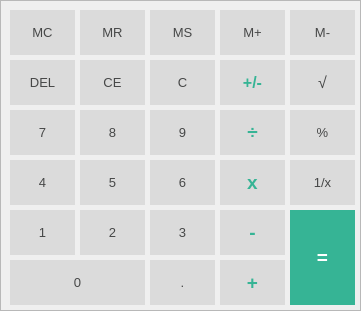
     <widget class="QFrame" name="frmBasicButtons">
      <property name="geometry">
       <rect>
        <x>430</x>
        <y>125</y>
        <width>361</width>
        <height>311</height>
       </rect>
      </property>
      <property name="font">
       <font>
        <weight>50</weight>
        <bold>false</bold>
       </font>
      </property>
      <property name="autoFillBackground">
       <bool>false</bool>
      </property>
      <property name="styleSheet">
       <string notr="true">QPushButton{
 	background-color:#dbdbdb;
	border: 1px;
	color:#464747;
}

QPushButton:hover{background-color:#40bd9e; color:white !important;}</string>
      </property>
      <property name="frameShape">
       <enum>QFrame::StyledPanel</enum>
      </property>
      <property name="frameShadow">
       <enum>QFrame::Raised</enum>
      </property>
      <widget class="QPushButton" name="pbMMinus">
       <property name="geometry">
        <rect>
         <x>290</x>
         <y>10</y>
         <width>65</width>
         <height>45</height>
        </rect>
       </property>
       <property name="font">
        <font>
         <family>Lao UI</family>
         <pointsize>10</pointsize>
         <weight>50</weight>
         <bold>false</bold>
        </font>
       </property>
       <property name="autoFillBackground">
        <bool>false</bool>
       </property>
       <property name="text">
        <string>M-</string>
       </property>
       <property name="autoDefault">
        <bool>false</bool>
       </property>
       <property name="default">
        <bool>true</bool>
       </property>
       <property name="flat">
        <bool>false</bool>
       </property>
      </widget>
      <widget class="QPushButton" name="pbMultiply">
       <property name="geometry">
        <rect>
         <x>220</x>
         <y>160</y>
         <width>65</width>
         <height>45</height>
        </rect>
       </property>
       <property name="font">
        <font>
         <family>Lao UI</family>
         <pointsize>14</pointsize>
         <weight>75</weight>
         <bold>true</bold>
        </font>
       </property>
       <property name="autoFillBackground">
        <bool>false</bool>
       </property>
       <property name="styleSheet">
        <string notr="true">QPushButton{color:#36b495;}
QPushButton:hover{color:white;}</string>
       </property>
       <property name="text">
        <string>x</string>
       </property>
       <property name="autoDefault">
        <bool>false</bool>
       </property>
       <property name="default">
        <bool>true</bool>
       </property>
       <property name="flat">
        <bool>false</bool>
       </property>
      </widget>
      <widget class="QPushButton" name="pbDivide">
       <property name="geometry">
        <rect>
         <x>220</x>
         <y>110</y>
         <width>65</width>
         <height>45</height>
        </rect>
       </property>
       <property name="font">
        <font>
         <family>Lao UI</family>
         <pointsize>14</pointsize>
         <weight>75</weight>
         <bold>true</bold>
        </font>
       </property>
       <property name="autoFillBackground">
        <bool>false</bool>
       </property>
       <property name="styleSheet">
        <string notr="true">QPushButton{color:#36b495;}
QPushButton:hover{color:white;}</string>
       </property>
       <property name="text">
        <string>÷</string>
       </property>
       <property name="autoDefault">
        <bool>false</bool>
       </property>
       <property name="default">
        <bool>true</bool>
       </property>
       <property name="flat">
        <bool>false</bool>
       </property>
      </widget>
      <widget class="QPushButton" name="pbSix">
       <property name="geometry">
        <rect>
         <x>150</x>
         <y>160</y>
         <width>65</width>
         <height>45</height>
        </rect>
       </property>
       <property name="font">
        <font>
         <family>Lao UI</family>
         <pointsize>10</pointsize>
         <weight>50</weight>
         <bold>false</bold>
        </font>
       </property>
       <property name="autoFillBackground">
        <bool>false</bool>
       </property>
       <property name="text">
        <string>6</string>
       </property>
       <property name="autoDefault">
        <bool>false</bool>
       </property>
       <property name="default">
        <bool>true</bool>
       </property>
       <property name="flat">
        <bool>false</bool>
       </property>
      </widget>
      <widget class="QPushButton" name="pbNine">
       <property name="geometry">
        <rect>
         <x>150</x>
         <y>110</y>
         <width>65</width>
         <height>45</height>
        </rect>
       </property>
       <property name="font">
        <font>
         <family>Lao UI</family>
         <pointsize>10</pointsize>
         <weight>50</weight>
         <bold>false</bold>
        </font>
       </property>
       <property name="autoFillBackground">
        <bool>false</bool>
       </property>
       <property name="text">
        <string>9</string>
       </property>
       <property name="autoDefault">
        <bool>false</bool>
       </property>
       <property name="default">
        <bool>true</bool>
       </property>
       <property name="flat">
        <bool>false</bool>
       </property>
      </widget>
      <widget class="QPushButton" name="pbCE">
       <property name="geometry">
        <rect>
         <x>80</x>
         <y>60</y>
         <width>65</width>
         <height>45</height>
        </rect>
       </property>
       <property name="font">
        <font>
         <family>Lao UI</family>
         <pointsize>10</pointsize>
         <weight>50</weight>
         <bold>false</bold>
        </font>
       </property>
       <property name="autoFillBackground">
        <bool>false</bool>
       </property>
       <property name="text">
        <string>CE</string>
       </property>
       <property name="autoDefault">
        <bool>false</bool>
       </property>
       <property name="default">
        <bool>true</bool>
       </property>
       <property name="flat">
        <bool>false</bool>
       </property>
      </widget>
      <widget class="QPushButton" name="pbMinus">
       <property name="geometry">
        <rect>
         <x>220</x>
         <y>210</y>
         <width>65</width>
         <height>45</height>
        </rect>
       </property>
       <property name="font">
        <font>
         <family>Lao UI</family>
         <pointsize>14</pointsize>
         <weight>75</weight>
         <bold>true</bold>
        </font>
       </property>
       <property name="autoFillBackground">
        <bool>false</bool>
       </property>
       <property name="styleSheet">
        <string notr="true">QPushButton{color:#36b495;}
QPushButton:hover{color:white;}</string>
       </property>
       <property name="text">
        <string>-</string>
       </property>
       <property name="autoDefault">
        <bool>false</bool>
       </property>
       <property name="default">
        <bool>true</bool>
       </property>
       <property name="flat">
        <bool>false</bool>
       </property>
      </widget>
      <widget class="QPushButton" name="pbThree">
       <property name="geometry">
        <rect>
         <x>150</x>
         <y>210</y>
         <width>65</width>
         <height>45</height>
        </rect>
       </property>
       <property name="font">
        <font>
         <family>Lao UI</family>
         <pointsize>10</pointsize>
         <weight>50</weight>
         <bold>false</bold>
        </font>
       </property>
       <property name="autoFillBackground">
        <bool>false</bool>
       </property>
       <property name="text">
        <string>3</string>
       </property>
       <property name="autoDefault">
        <bool>false</bool>
       </property>
       <property name="default">
        <bool>true</bool>
       </property>
       <property name="flat">
        <bool>false</bool>
       </property>
      </widget>
      <widget class="QPushButton" name="pbDel">
       <property name="geometry">
        <rect>
         <x>10</x>
         <y>60</y>
         <width>65</width>
         <height>45</height>
        </rect>
       </property>
       <property name="font">
        <font>
         <family>Lao UI</family>
         <pointsize>10</pointsize>
         <weight>50</weight>
         <bold>false</bold>
        </font>
       </property>
       <property name="autoFillBackground">
        <bool>false</bool>
       </property>
       <property name="text">
        <string>DEL</string>
       </property>
       <property name="autoDefault">
        <bool>false</bool>
       </property>
       <property name="default">
        <bool>true</bool>
       </property>
       <property name="flat">
        <bool>false</bool>
       </property>
      </widget>
      <widget class="QPushButton" name="pbC">
       <property name="geometry">
        <rect>
         <x>150</x>
         <y>60</y>
         <width>65</width>
         <height>45</height>
        </rect>
       </property>
       <property name="font">
        <font>
         <family>Lao UI</family>
         <pointsize>10</pointsize>
         <weight>50</weight>
         <bold>false</bold>
        </font>
       </property>
       <property name="autoFillBackground">
        <bool>false</bool>
       </property>
       <property name="text">
        <string>C</string>
       </property>
       <property name="autoDefault">
        <bool>false</bool>
       </property>
       <property name="default">
        <bool>true</bool>
       </property>
       <property name="flat">
        <bool>false</bool>
       </property>
      </widget>
      <widget class="QPushButton" name="pbSqRoot">
       <property name="geometry">
        <rect>
         <x>290</x>
         <y>60</y>
         <width>65</width>
         <height>45</height>
        </rect>
       </property>
       <property name="font">
        <font>
         <family>Lao UI</family>
         <pointsize>12</pointsize>
         <weight>50</weight>
         <bold>false</bold>
        </font>
       </property>
       <property name="autoFillBackground">
        <bool>false</bool>
       </property>
       <property name="text">
        <string>√</string>
       </property>
       <property name="autoDefault">
        <bool>false</bool>
       </property>
       <property name="default">
        <bool>true</bool>
       </property>
       <property name="flat">
        <bool>false</bool>
       </property>
      </widget>
      <widget class="QPushButton" name="pbOne">
       <property name="geometry">
        <rect>
         <x>10</x>
         <y>210</y>
         <width>65</width>
         <height>45</height>
        </rect>
       </property>
       <property name="font">
        <font>
         <family>Lao UI</family>
         <pointsize>10</pointsize>
         <weight>50</weight>
         <bold>false</bold>
        </font>
       </property>
       <property name="autoFillBackground">
        <bool>false</bool>
       </property>
       <property name="text">
        <string>1</string>
       </property>
       <property name="autoDefault">
        <bool>false</bool>
       </property>
       <property name="default">
        <bool>true</bool>
       </property>
       <property name="flat">
        <bool>false</bool>
       </property>
      </widget>
      <widget class="QPushButton" name="pbTwo">
       <property name="geometry">
        <rect>
         <x>80</x>
         <y>210</y>
         <width>65</width>
         <height>45</height>
        </rect>
       </property>
       <property name="font">
        <font>
         <family>Lao UI</family>
         <pointsize>10</pointsize>
         <weight>50</weight>
         <bold>false</bold>
        </font>
       </property>
       <property name="autoFillBackground">
        <bool>false</bool>
       </property>
       <property name="text">
        <string>2</string>
       </property>
       <property name="autoDefault">
        <bool>false</bool>
       </property>
       <property name="default">
        <bool>true</bool>
       </property>
       <property name="flat">
        <bool>false</bool>
       </property>
      </widget>
      <widget class="QPushButton" name="pbPlusOrMinus">
       <property name="geometry">
        <rect>
         <x>220</x>
         <y>60</y>
         <width>65</width>
         <height>45</height>
        </rect>
       </property>
       <property name="font">
        <font>
         <family>Lao UI</family>
         <pointsize>12</pointsize>
         <weight>75</weight>
         <bold>true</bold>
        </font>
       </property>
       <property name="autoFillBackground">
        <bool>false</bool>
       </property>
       <property name="styleSheet">
        <string notr="true">QPushButton{color:#36b495;}
QPushButton:hover{color:white;}</string>
       </property>
       <property name="text">
        <string>+/-</string>
       </property>
       <property name="autoDefault">
        <bool>false</bool>
       </property>
       <property name="default">
        <bool>true</bool>
       </property>
       <property name="flat">
        <bool>false</bool>
       </property>
      </widget>
      <widget class="QPushButton" name="pbFour">
       <property name="geometry">
        <rect>
         <x>10</x>
         <y>160</y>
         <width>65</width>
         <height>45</height>
        </rect>
       </property>
       <property name="font">
        <font>
         <family>Lao UI</family>
         <pointsize>10</pointsize>
         <weight>50</weight>
         <bold>false</bold>
        </font>
       </property>
       <property name="autoFillBackground">
        <bool>false</bool>
       </property>
       <property name="text">
        <string>4</string>
       </property>
       <property name="autoDefault">
        <bool>false</bool>
       </property>
       <property name="default">
        <bool>true</bool>
       </property>
       <property name="flat">
        <bool>false</bool>
       </property>
      </widget>
      <widget class="QPushButton" name="pbMC">
       <property name="geometry">
        <rect>
         <x>10</x>
         <y>10</y>
         <width>65</width>
         <height>45</height>
        </rect>
       </property>
       <property name="font">
        <font>
         <family>Lao UI</family>
         <pointsize>10</pointsize>
         <weight>50</weight>
         <bold>false</bold>
        </font>
       </property>
       <property name="autoFillBackground">
        <bool>false</bool>
       </property>
       <property name="text">
        <string>MC</string>
       </property>
       <property name="autoDefault">
        <bool>false</bool>
       </property>
       <property name="default">
        <bool>true</bool>
       </property>
       <property name="flat">
        <bool>false</bool>
       </property>
      </widget>
      <widget class="QPushButton" name="pbFive">
       <property name="geometry">
        <rect>
         <x>80</x>
         <y>160</y>
         <width>65</width>
         <height>45</height>
        </rect>
       </property>
       <property name="font">
        <font>
         <family>Lao UI</family>
         <pointsize>10</pointsize>
         <weight>50</weight>
         <bold>false</bold>
        </font>
       </property>
       <property name="autoFillBackground">
        <bool>false</bool>
       </property>
       <property name="text">
        <string>5</string>
       </property>
       <property name="autoDefault">
        <bool>false</bool>
       </property>
       <property name="default">
        <bool>true</bool>
       </property>
       <property name="flat">
        <bool>false</bool>
       </property>
      </widget>
      <widget class="QPushButton" name="pbEight">
       <property name="geometry">
        <rect>
         <x>80</x>
         <y>110</y>
         <width>65</width>
         <height>45</height>
        </rect>
       </property>
       <property name="font">
        <font>
         <family>Lao UI</family>
         <pointsize>10</pointsize>
         <weight>50</weight>
         <bold>false</bold>
        </font>
       </property>
       <property name="autoFillBackground">
        <bool>false</bool>
       </property>
       <property name="text">
        <string>8</string>
       </property>
       <property name="autoDefault">
        <bool>false</bool>
       </property>
       <property name="default">
        <bool>true</bool>
       </property>
       <property name="flat">
        <bool>false</bool>
       </property>
      </widget>
      <widget class="QPushButton" name="pbMR">
       <property name="geometry">
        <rect>
         <x>80</x>
         <y>10</y>
         <width>65</width>
         <height>45</height>
        </rect>
       </property>
       <property name="font">
        <font>
         <family>Lao UI</family>
         <pointsize>10</pointsize>
         <weight>50</weight>
         <bold>false</bold>
        </font>
       </property>
       <property name="autoFillBackground">
        <bool>false</bool>
       </property>
       <property name="text">
        <string>MR</string>
       </property>
       <property name="autoDefault">
        <bool>false</bool>
       </property>
       <property name="default">
        <bool>true</bool>
       </property>
       <property name="flat">
        <bool>false</bool>
       </property>
      </widget>
      <widget class="QPushButton" name="pbPercentage">
       <property name="geometry">
        <rect>
         <x>290</x>
         <y>110</y>
         <width>65</width>
         <height>45</height>
        </rect>
       </property>
       <property name="font">
        <font>
         <family>Lao UI</family>
         <pointsize>10</pointsize>
         <weight>50</weight>
         <bold>false</bold>
        </font>
       </property>
       <property name="autoFillBackground">
        <bool>false</bool>
       </property>
       <property name="text">
        <string>%</string>
       </property>
       <property name="autoDefault">
        <bool>false</bool>
       </property>
       <property name="default">
        <bool>true</bool>
       </property>
       <property name="flat">
        <bool>false</bool>
       </property>
      </widget>
      <widget class="QPushButton" name="pbMPlus">
       <property name="geometry">
        <rect>
         <x>220</x>
         <y>10</y>
         <width>65</width>
         <height>45</height>
        </rect>
       </property>
       <property name="font">
        <font>
         <family>Lao UI</family>
         <pointsize>10</pointsize>
         <weight>50</weight>
         <bold>false</bold>
        </font>
       </property>
       <property name="autoFillBackground">
        <bool>false</bool>
       </property>
       <property name="text">
        <string>M+</string>
       </property>
       <property name="autoDefault">
        <bool>false</bool>
       </property>
       <property name="default">
        <bool>true</bool>
       </property>
       <property name="flat">
        <bool>false</bool>
       </property>
      </widget>
      <widget class="QPushButton" name="pbSeven">
       <property name="geometry">
        <rect>
         <x>10</x>
         <y>110</y>
         <width>65</width>
         <height>45</height>
        </rect>
       </property>
       <property name="font">
        <font>
         <family>Lao UI</family>
         <pointsize>10</pointsize>
         <weight>50</weight>
         <bold>false</bold>
        </font>
       </property>
       <property name="autoFillBackground">
        <bool>false</bool>
       </property>
       <property name="text">
        <string>7</string>
       </property>
       <property name="autoDefault">
        <bool>false</bool>
       </property>
       <property name="default">
        <bool>true</bool>
       </property>
       <property name="flat">
        <bool>false</bool>
       </property>
      </widget>
      <widget class="QPushButton" name="pbEqual">
       <property name="geometry">
        <rect>
         <x>290</x>
         <y>210</y>
         <width>65</width>
         <height>95</height>
        </rect>
       </property>
       <property name="font">
        <font>
         <family>Lao UI</family>
         <pointsize>14</pointsize>
         <weight>75</weight>
         <bold>true</bold>
        </font>
       </property>
       <property name="autoFillBackground">
        <bool>false</bool>
       </property>
       <property name="styleSheet">
        <string notr="true">QPushButton{background-color:#36b495;color:white;}</string>
       </property>
       <property name="text">
        <string>=</string>
       </property>
       <property name="autoDefault">
        <bool>false</bool>
       </property>
       <property name="default">
        <bool>true</bool>
       </property>
       <property name="flat">
        <bool>false</bool>
       </property>
      </widget>
      <widget class="QPushButton" name="pbInverse">
       <property name="geometry">
        <rect>
         <x>290</x>
         <y>160</y>
         <width>65</width>
         <height>45</height>
        </rect>
       </property>
       <property name="font">
        <font>
         <family>Lao UI</family>
         <pointsize>10</pointsize>
         <weight>50</weight>
         <bold>false</bold>
        </font>
       </property>
       <property name="autoFillBackground">
        <bool>false</bool>
       </property>
       <property name="text">
        <string>1/x</string>
       </property>
       <property name="autoDefault">
        <bool>false</bool>
       </property>
       <property name="default">
        <bool>true</bool>
       </property>
       <property name="flat">
        <bool>false</bool>
       </property>
      </widget>
      <widget class="QPushButton" name="pbMS">
       <property name="geometry">
        <rect>
         <x>150</x>
         <y>10</y>
         <width>65</width>
         <height>45</height>
        </rect>
       </property>
       <property name="font">
        <font>
         <family>Lao UI</family>
         <pointsize>10</pointsize>
         <weight>50</weight>
         <bold>false</bold>
        </font>
       </property>
       <property name="autoFillBackground">
        <bool>false</bool>
       </property>
       <property name="text">
        <string>MS</string>
       </property>
       <property name="autoDefault">
        <bool>false</bool>
       </property>
       <property name="default">
        <bool>true</bool>
       </property>
       <property name="flat">
        <bool>false</bool>
       </property>
      </widget>
      <widget class="QPushButton" name="pbPlus">
       <property name="geometry">
        <rect>
         <x>220</x>
         <y>260</y>
         <width>65</width>
         <height>45</height>
        </rect>
       </property>
       <property name="font">
        <font>
         <family>Lao UI</family>
         <pointsize>14</pointsize>
         <weight>75</weight>
         <bold>true</bold>
        </font>
       </property>
       <property name="autoFillBackground">
        <bool>false</bool>
       </property>
       <property name="styleSheet">
        <string notr="true">QPushButton{color:#36b495;}
QPushButton:hover{color:white;}</string>
       </property>
       <property name="text">
        <string>+</string>
       </property>
       <property name="autoDefault">
        <bool>false</bool>
       </property>
       <property name="default">
        <bool>true</bool>
       </property>
       <property name="flat">
        <bool>false</bool>
       </property>
      </widget>
      <widget class="QPushButton" name="pbDot">
       <property name="geometry">
        <rect>
         <x>150</x>
         <y>260</y>
         <width>65</width>
         <height>45</height>
        </rect>
       </property>
       <property name="font">
        <font>
         <family>Lao UI</family>
         <pointsize>10</pointsize>
         <weight>50</weight>
         <bold>false</bold>
        </font>
       </property>
       <property name="autoFillBackground">
        <bool>false</bool>
       </property>
       <property name="text">
        <string>.</string>
       </property>
       <property name="autoDefault">
        <bool>false</bool>
       </property>
       <property name="default">
        <bool>true</bool>
       </property>
       <property name="flat">
        <bool>false</bool>
       </property>
      </widget>
      <widget class="QPushButton" name="pbZero">
       <property name="geometry">
        <rect>
         <x>10</x>
         <y>260</y>
         <width>135</width>
         <height>45</height>
        </rect>
       </property>
       <property name="font">
        <font>
         <family>Lao UI</family>
         <pointsize>10</pointsize>
         <weight>50</weight>
         <bold>false</bold>
        </font>
       </property>
       <property name="autoFillBackground">
        <bool>false</bool>
       </property>
       <property name="text">
        <string>0</string>
       </property>
       <property name="autoDefault">
        <bool>false</bool>
       </property>
       <property name="default">
        <bool>true</bool>
       </property>
       <property name="flat">
        <bool>false</bool>
       </property>
      </widget>
     </widget>
